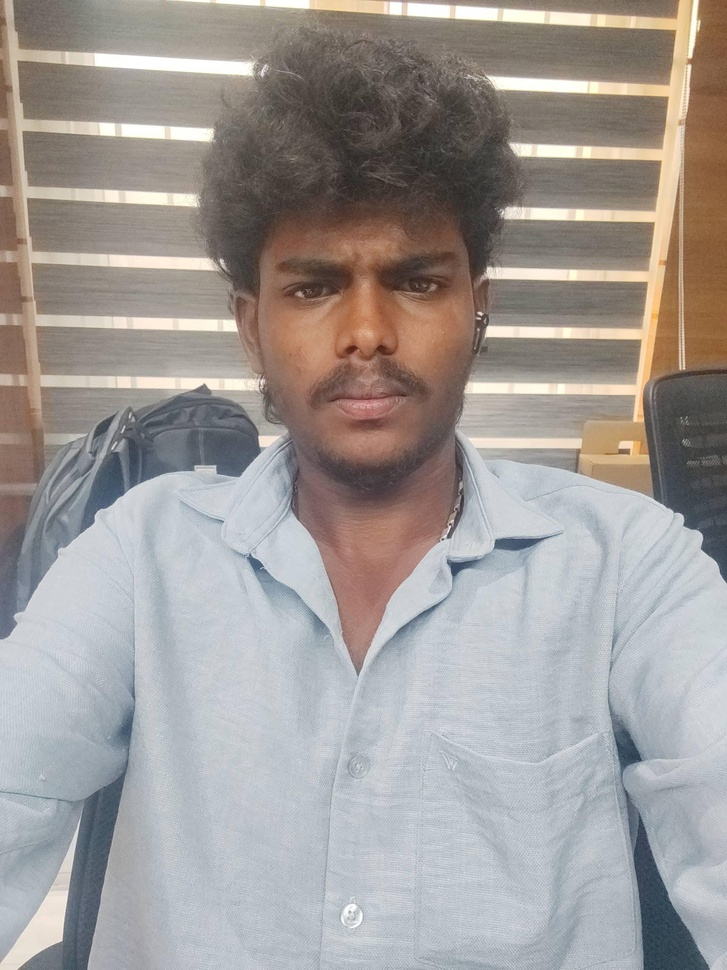
#> input picture backend/temp_faces/00a74e2a-5aa5-4521-be73-103d26ae5771.jpg, 727 x 970 px, shrunk from 1728 x 2304 before the run
$ python -i face_utils.py   (imports and definitions only)   (older library calls are emulated)
#> lines starting #> are read from the running program, lines starting #| are printed output that depends on the picture
#> further down, picture is the input picture: shape (970, 727, 3); mean B, G, R 152.1, 154.8, 160.3
"""
Face Recognition Utility using DeepFace + OpenCV
Handles face detection, embedding generation, and verification
"""

import os
import cv2
import numpy as np
import base64
import json
import logging
from PIL import Image
import io

logger = logging.getLogger(__name__)

# Try to import DeepFace - if it fails, face features will be disabled
try:
    from deepface import DeepFace
    DEEPFACE_AVAILABLE = True
except (ImportError, Exception) as e:
    logger.warning(f"DeepFace not available: {e}")
    DEEPFACE_AVAILABLE = False
    DeepFace = None

# Config
DEEPFACE_MODEL = os.getenv("DEEPFACE_MODEL", "Facenet512")
DEEPFACE_DETECTOR = os.getenv("DEEPFACE_DETECTOR", "opencv")
VERIFICATION_THRESHOLD = float(os.getenv("FACE_VERIFICATION_THRESHOLD", "0.6"))
UPLOAD_FOLDER = os.getenv("UPLOAD_FOLDER", "uploads")
EMBEDDINGS_FOLDER = os.getenv("EMBEDDINGS_FOLDER", "embeddings")

# Ensure directories exist
# [2 lines not run here, left out]


# [84 lines left out: functions base64_to_image, image_to_base64, save_image, detect_faces, validate_face_image, not called in this run]


def preprocess_image(image: np.ndarray) -> np.ndarray:
    """
    Preprocess image for better face recognition accuracy.
    - Resize to standard size
    - Apply CLAHE for low-light enhancement
    - Denoise
    """
    try:
        # Convert to LAB for better color processing
        lab = cv2.cvtColor(image, cv2.COLOR_BGR2LAB)
#> lab: shape (970, 727, 3); mean of channels 0, 1, 2 163, 130, 130.4
        l_channel, a, b = cv2.split(lab)
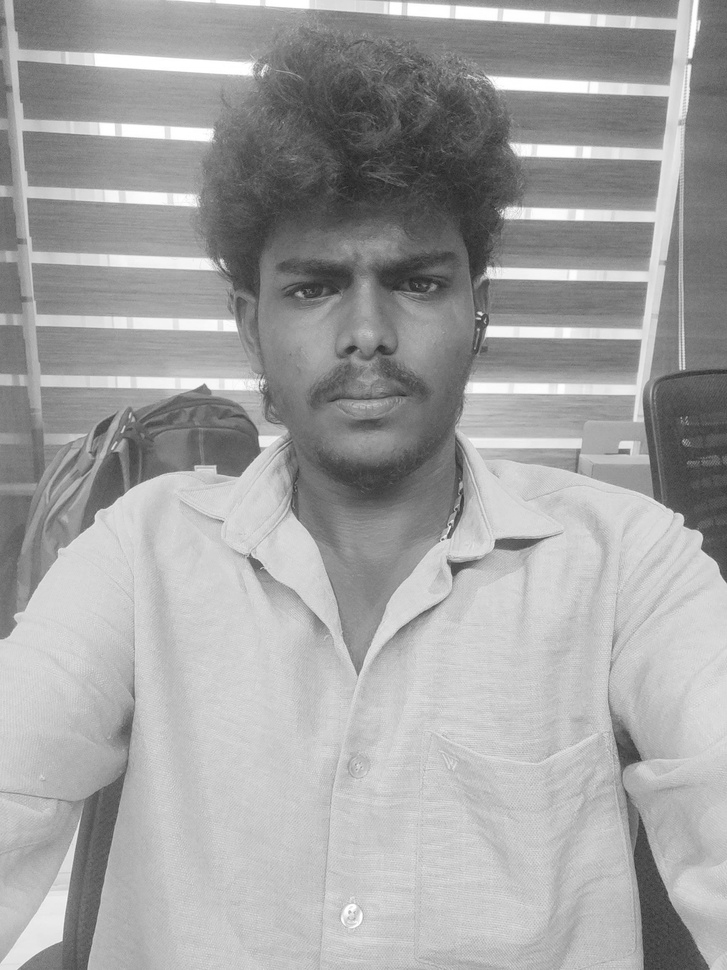
#> l_channel: shape (970, 727); min 29, max 255, mean 163
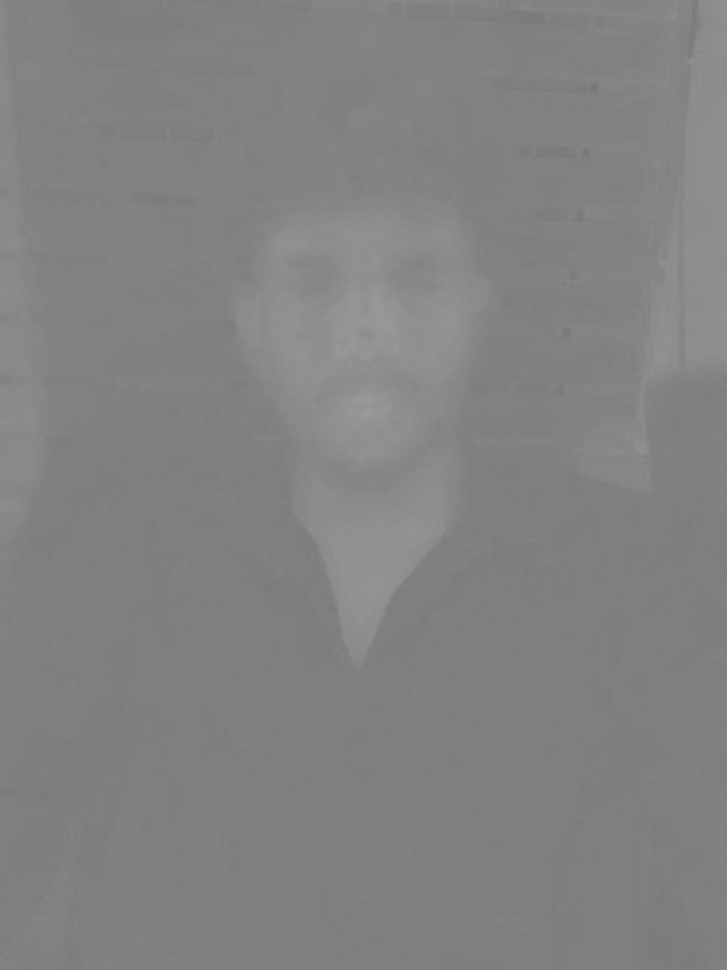
#> a: shape (970, 727); min 120, max 156, mean 130

        # Apply CLAHE to L channel (contrast enhancement)
        clahe = cv2.createCLAHE(clipLimit=2.0, tileGridSize=(8, 8))
        l_channel = clahe.apply(l_channel)
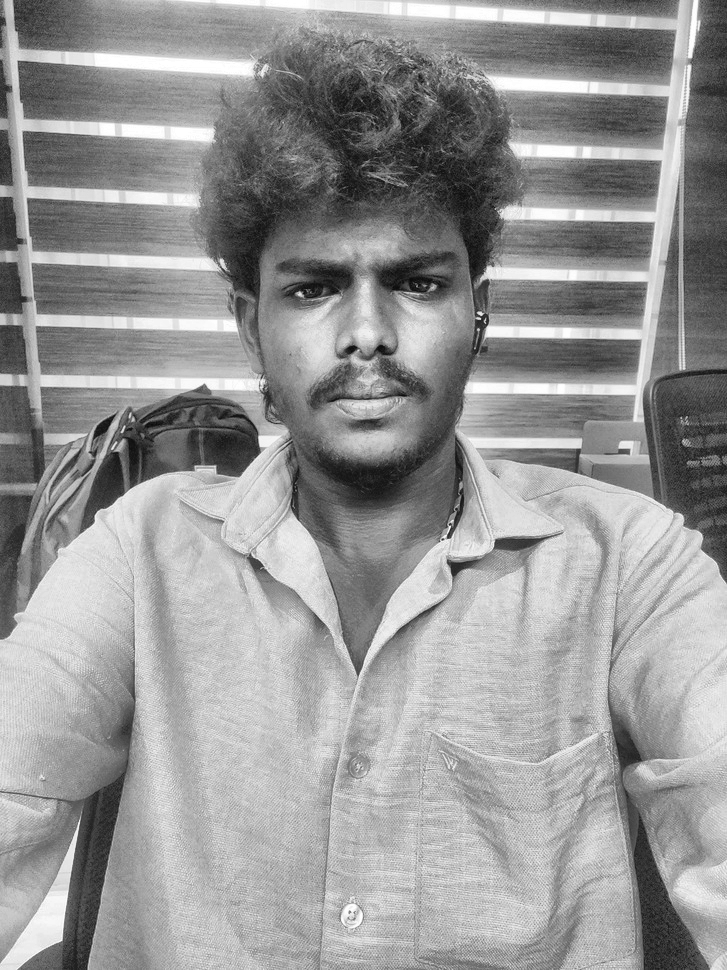
#> l_channel: shape (970, 727); min 10, max 255, mean 151.2

        # Merge and convert back
        lab = cv2.merge((l_channel, a, b))
#> lab: shape (970, 727, 3); mean of channels 0, 1, 2 151.2, 130, 130.4
        enhanced = cv2.cvtColor(lab, cv2.COLOR_LAB2BGR)
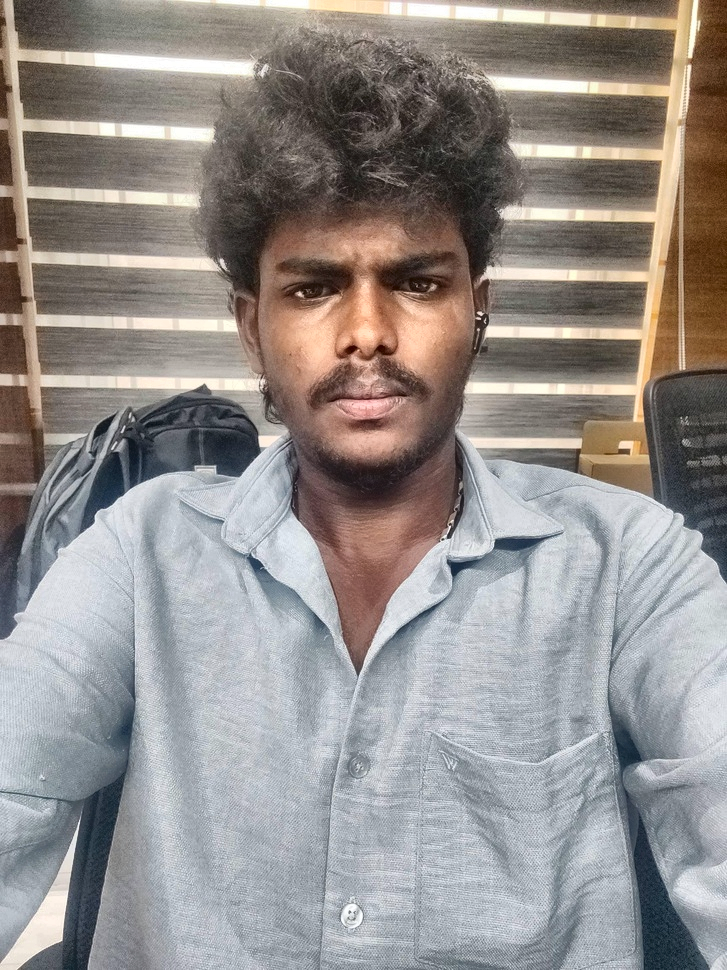
#> enhanced: shape (970, 727, 3); mean B, G, R 140.9, 143.6, 148.7

        # Mild denoise
        denoised = cv2.fastNlMeansDenoisingColored(enhanced, None, 5, 5, 7, 21)

        return denoised
    except Exception as e:
        logger.warning(f"Preprocessing warning: {e}")
        return image  # Return original if preprocessing fails


# [195 lines left out: functions generate_embedding, compute_embedding_distance, compute_average_embedding, verify_face, anti_spoof_check, crop_face, not called in this run]

>>> import cv2
>>> picture = cv2.imread('../temp_faces/00a74e2a-5aa5-4521-be73-103d26ae5771.jpg')
>>> result = preprocess_image(picture)

$ run again, on backend/temp_faces/32a8d6e7-f38e-4194-8163-b03eba639ce7.jpg
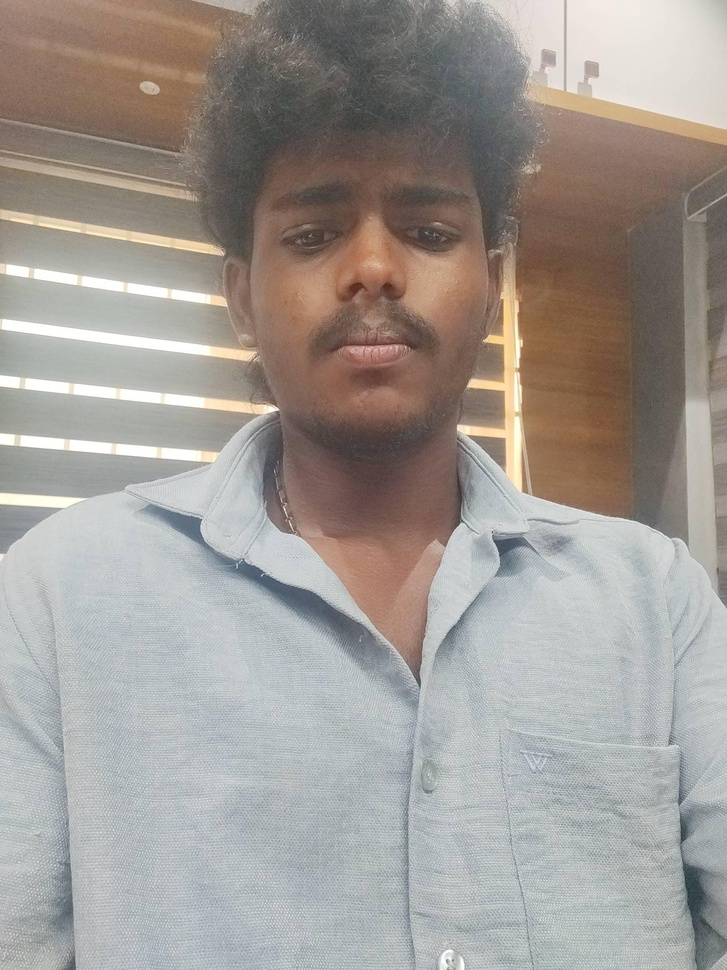
#> input picture backend/temp_faces/32a8d6e7-f38e-4194-8163-b03eba639ce7.jpg, 727 x 970 px, shrunk from 1728 x 2304 before the run
#> picture is the input picture: shape (970, 727, 3); mean B, G, R 149.5, 154.6, 160.7
#> in preprocess_image, `l_channel = clahe.apply(l_channel)`:
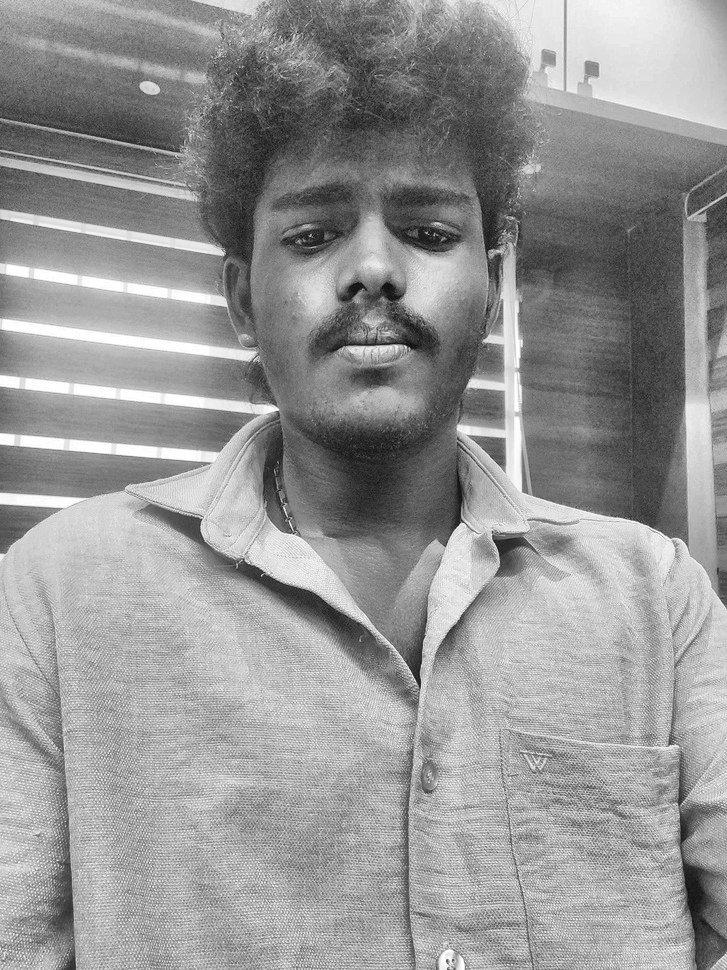
#> l_channel: shape (970, 727); min 16, max 255, mean 150.5
#> in preprocess_image, `enhanced = cv2.cvtColor(lab, cv2.COLOR_LAB2BGR)`:
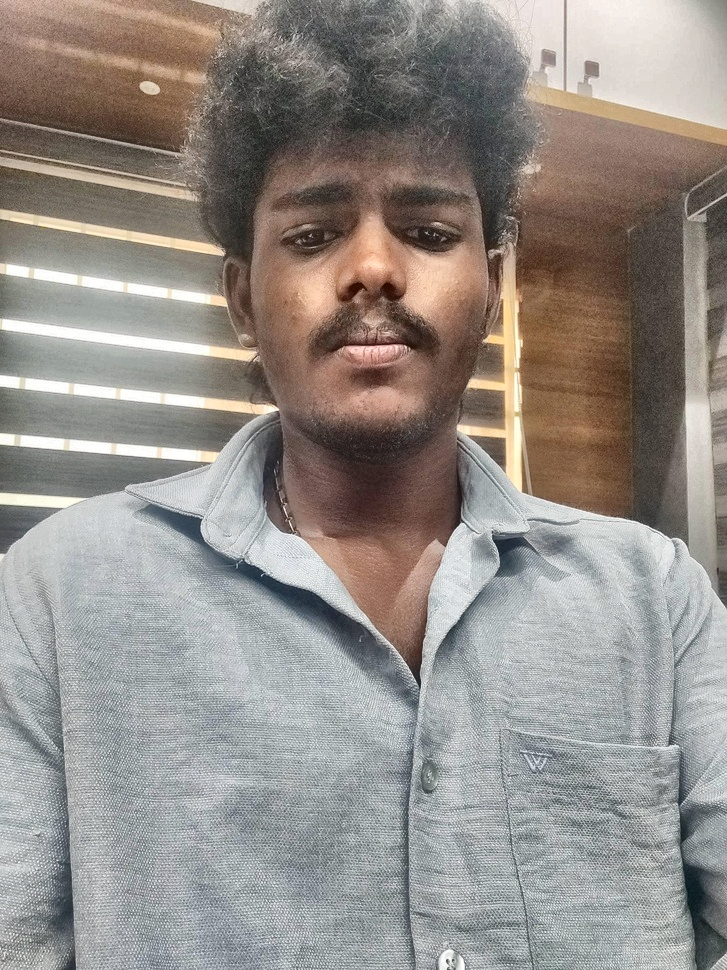
#> enhanced: shape (970, 727, 3); mean B, G, R 137.4, 142.4, 148.5

$ run again, on backend/temp_faces/35e46497-0d9d-41a9-9c5f-0f9e79086883.jpg
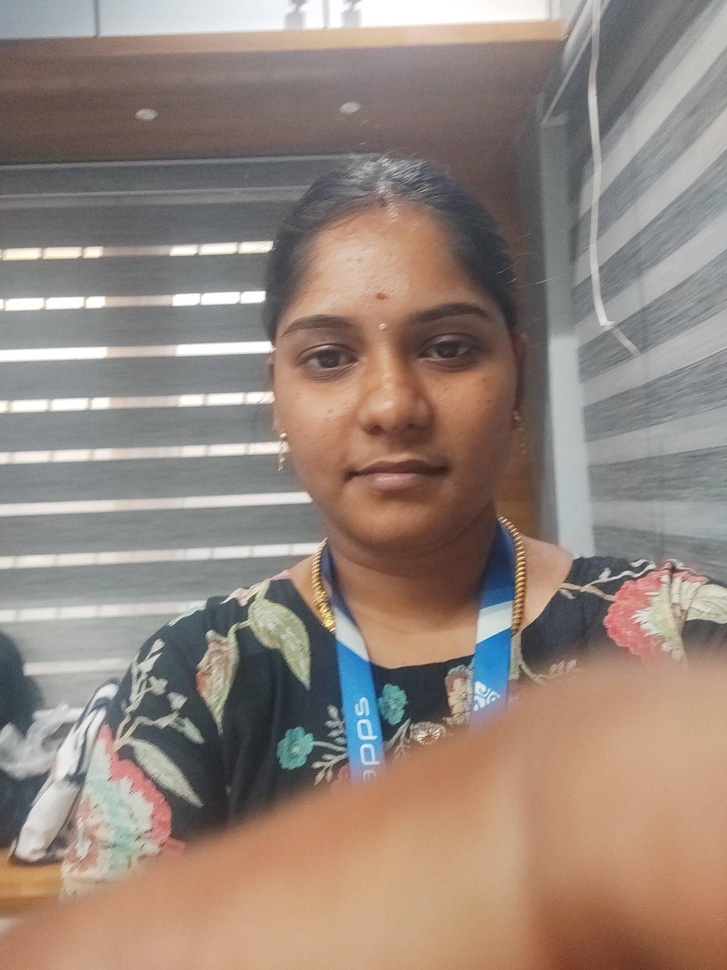
#> input picture backend/temp_faces/35e46497-0d9d-41a9-9c5f-0f9e79086883.jpg, 727 x 970 px, shrunk from 1728 x 2304 before the run
#> picture is the input picture: shape (970, 727, 3); mean B, G, R 124.4, 133.5, 149.3
#> in preprocess_image, `l_channel, a, b = cv2.split(lab)`:
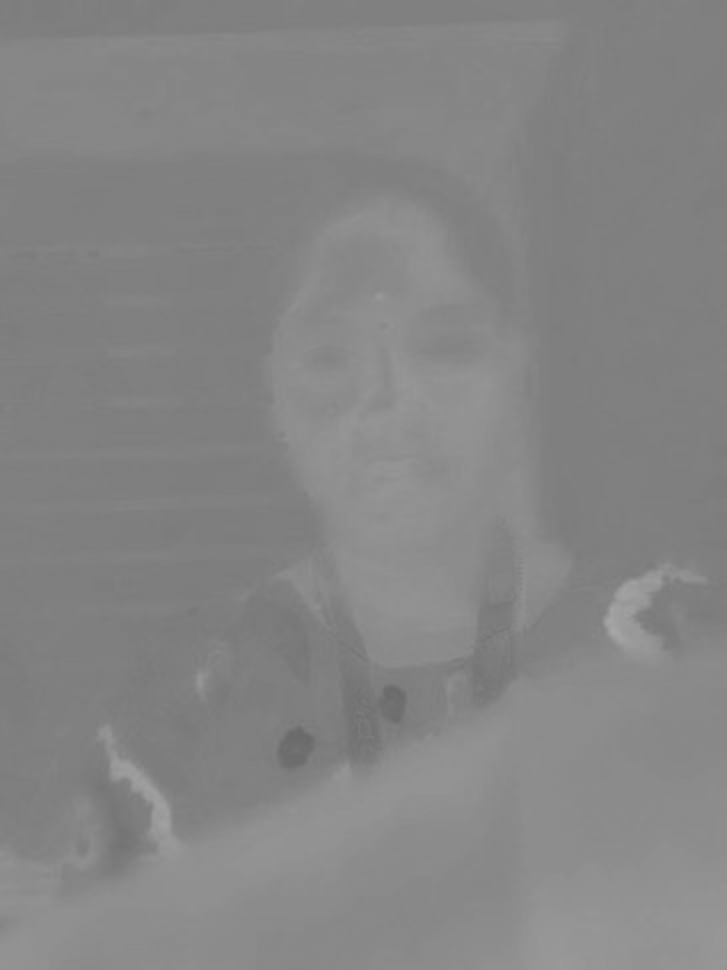
#> a: shape (970, 727); min 105, max 168, mean 133.1
#> in preprocess_image, `enhanced = cv2.cvtColor(lab, cv2.COLOR_LAB2BGR)`:
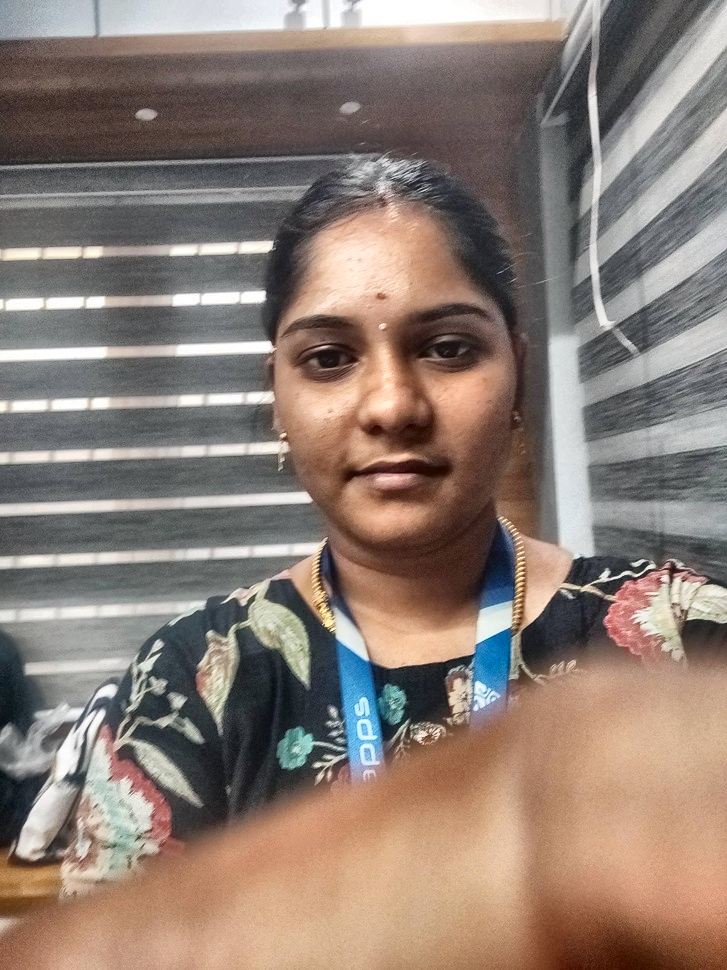
#> enhanced: shape (970, 727, 3); mean B, G, R 116.5, 125.8, 141.4
